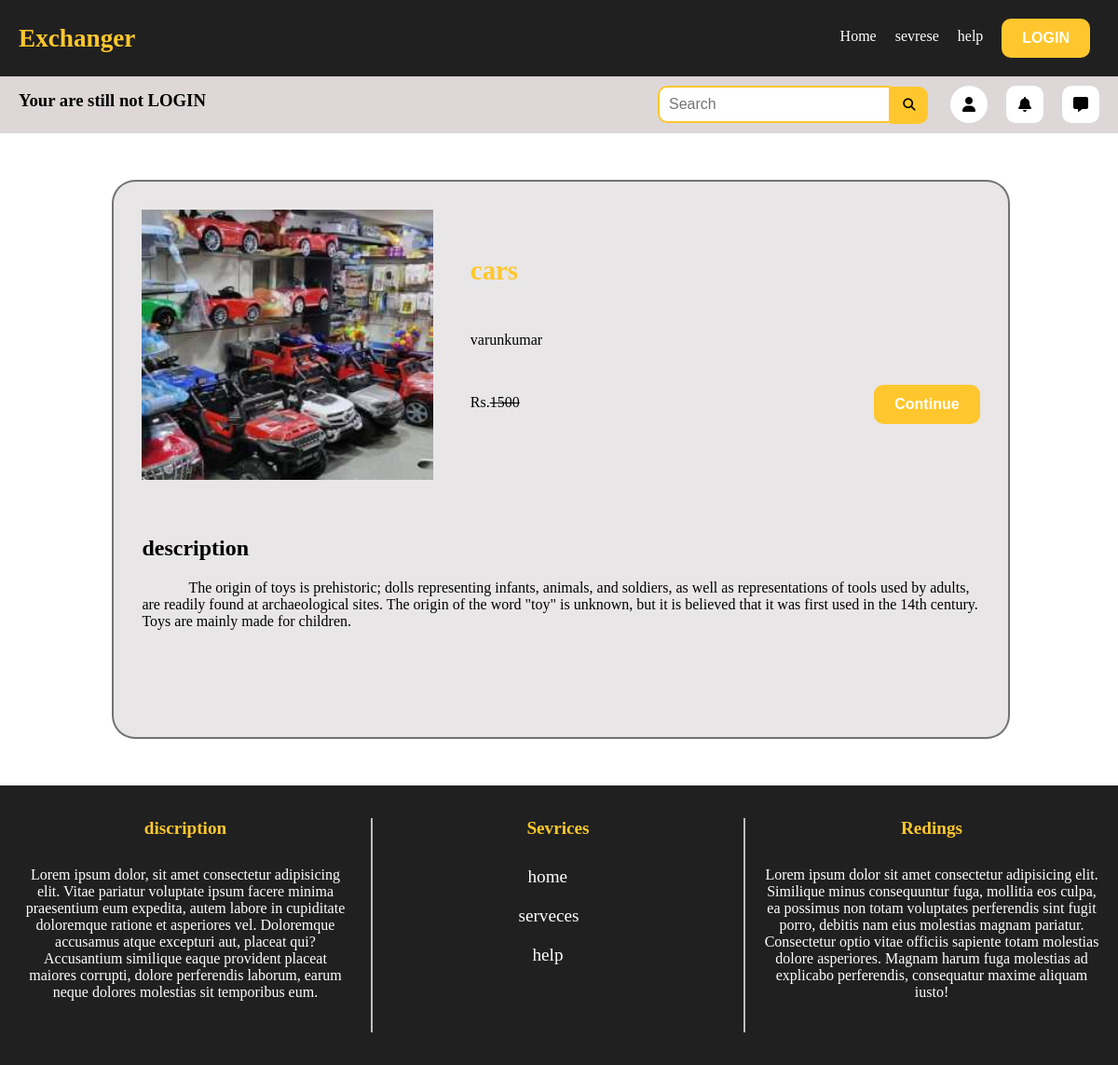
Page /product_details/7 on the committed database.
### Exchenger/models.py (models this page shows, shortened)
class prodect(models.Model):
    codegery_type = models.ForeignKey(codegery,on_delete=models.CASCADE)
    Prodect_oner = models.ForeignKey(User,on_delete=models.CASCADE)
    name = models.CharField(max_length=50)
    price = models.IntegerField(default=None)
    description = models.TextField(max_length=500)
    prodect_image = models.ImageField(upload_to=getfilename, null = True, blank=True)
    more_prodect_image = models.ImageField(upload_to=getfilename, null = True, blank=True)
    Uploadet_at = models.DateTimeField(auto_now_add=True)

### Exchenger/views.py (the view)
# urls.py: path('product_details/<id>', views.product_details, name = 'product_details'),
def product_details(request, id):
    product = prodect.objects.get(id = id)
    return render(request ,'Exchenger/product_details.html', {'product' : product})

### templates/Exchenger/product_details.html (shortened to what this page needs)
{%extends 'Exchenger/base.html'%}
{%load static%}
{%block link%}
    <link rel="stylesheet" href="{%static 'css/product_details1.css'%}">
{%endblock%}
{%block content%}
    <div class="container">
        <div class="product_detail_box">
            <div class="details">
                <div class="img">
                    <img src="{{product.prodect_image.url}}" alt="">
                </div>
                <div class="product_details">
                        <h2>{{product.name}}</h2>
                        <p>{{product.Prodect_oner}}</p>
                        <div class="price">
                            <p>Rs.<s>{{product.price}}</s></p>
                            <a href="#"><button class="BTN">Continue</button></a>
                        </div>
                </div>
            </div>
            <div class="description">
                <h2>description</h2>
                <p>{{product.description}}</p>
            </div>
        </div>
    </div>
{%endblock%}

### static/css/bass4.css (style rules this page uses)
* { padding: 0; margin: 0; box-sizing: border-box; }
a { text-decoration: none; }
body { width: 100vw; min-height: 100vh; }
.BTN { background-color: #ffc72d; color: #FFF; outline: none; border: none; padding: 10px 20px; border-radius: 10px; font-size: 1rem; font-weight: bold; position: relative; bottom: 10px; border: 2px solid #ffc72d; transition: .3s linear all; }

### static/css/product_details1.css (style rules this page uses)
.container { width: 100%; height: 100%; display: grid; place-items: center; margin: 50px 0; }
.product_detail_box { width: 80%; min-height: 600px; border: 2px solid rgba(0, 0, 0, .5); border-radius: 25px; background-color: #e8e6e6; }
.details { width: 100%; height: 350px; padding: 30px; display: flex; flex-direction: row; gap: 40px; }
.description { width: 100%; min-height: 100px; padding: 30px; }
.img { height: 100%; width: 400px; }
.img img { height: 100%; width: 100%; }
.product_details { height: 100%; width: 700px; display: flex; flex-direction: column; justify-content: space-evenly; }
.product_details h2 { color: #ffc72d; font-weight: bold; font-size: 1.8rem; }
.price { display: flex; flex-direction: row; justify-content: space-between; }
.description h2 { margin-bottom: 20px; }
.description p { text-indent: 50px; }

### rows in the picture
prodect: prodect_image (picture), name "cars", Prodect_oner "varunkumar", price "1500", description "The origin of toys is prehistoric; dolls representing infants, animals, and soldiers, as well as representations of tools used by adults, are readily found at archaeological sites. The origin of the word \"toy\" is unknown, but it is believed that it was first used in the 14th century. Toys are mainly made for children."
